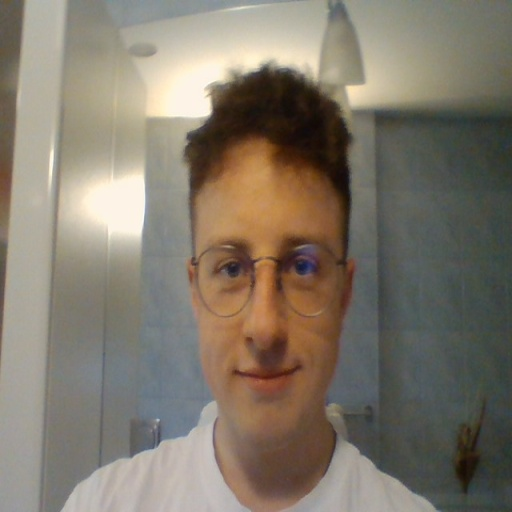
#> input picture ORV/app/gal.jpg, 512 x 512 px
$ python Predprocesiranje.py app
#> lines starting #> are read from the running program, lines starting #| are printed output that depends on the picture
import cv2, numpy as np
from pathlib import Path
import sys

if len(sys.argv) != 2:
    print("Error: Directory path argument required")
    sys.exit(1)

source_root = Path(sys.argv[1])
script_place = Path(__file__).parent

try:
    resolved_source = source_root.resolve()
    print(f"Looking for images in: {resolved_source}")
    if not resolved_source.exists() or not resolved_source.is_dir():
        print(f"Error: Directory '{resolved_source}' not found")
        sys.exit(1)
except Exception as e:
    print(f"Error resolving directory: {e}")
    sys.exit(1)

dst_dir = script_place / "1" / "predprocesirano"
dst_dir.mkdir(parents=True, exist_ok=True)

for src in resolved_source.glob("*.jpg"):
    img = cv2.imread(str(src))
#> img is the input picture: shape (512, 512, 3); mean B, G, R 107.1, 120.5, 129.1
    if img is None:
        continue
    denoise = cv2.GaussianBlur(img, (5, 5), 0)
    b, g, r = cv2.split(denoise)
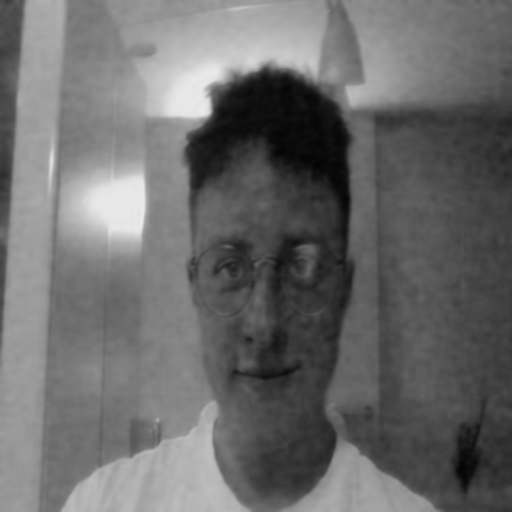
#> b: shape (512, 512); min 2, max 235, mean 107.1
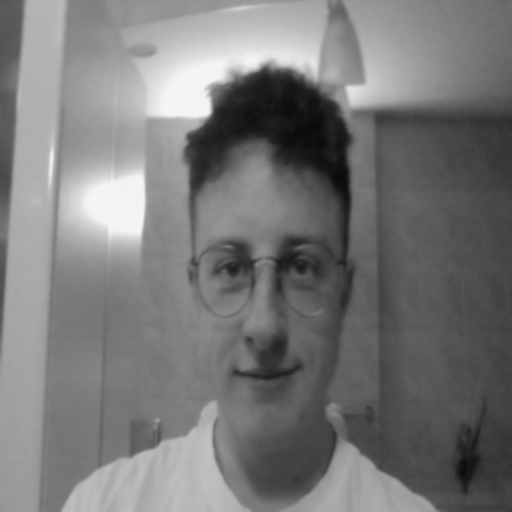
#> g: shape (512, 512); min 9, max 246, mean 120.5
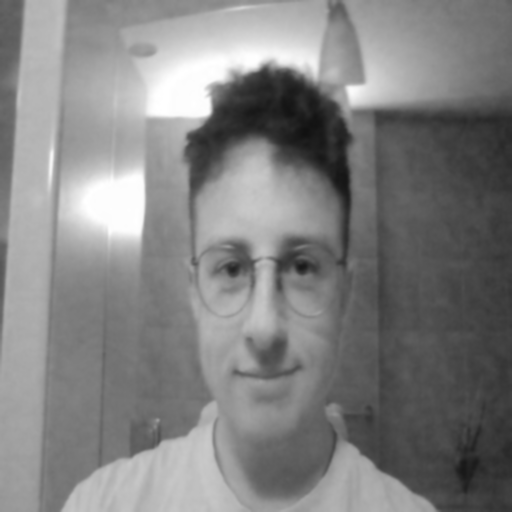
#> r: shape (512, 512); min 17, max 255, mean 129.1
    gray = np.clip(0.0722 * b + 0.7152 * g + 0.2126 * r, 0, 255).astype(np.uint8)
    cv2.imwrite(str(dst_dir / src.name), gray, [int(cv2.IMWRITE_JPEG_QUALITY), 95])
#> pass 2 of the loop `for src in resolved_source.glob("*.jpg"):`:
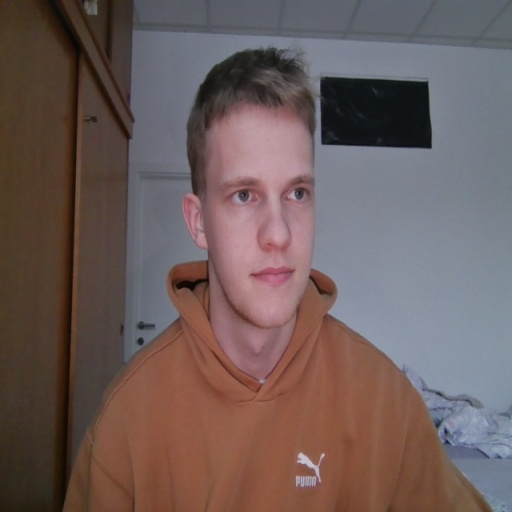
#> input picture ORV/app/jan.jpg, 512 x 512 px
#> img is the input picture: shape (512, 512, 3); mean B, G, R 91, 92.9, 109.6
#> `b, g, r = cv2.split(denoise)`:
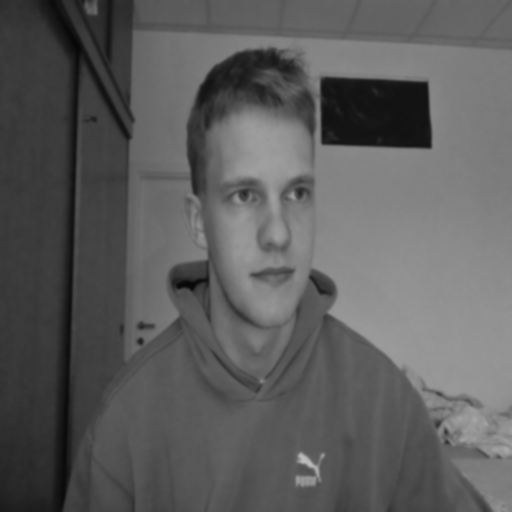
#> g: shape (512, 512); min 6, max 189, mean 92.9
#> `b, g, r = cv2.split(denoise)`:
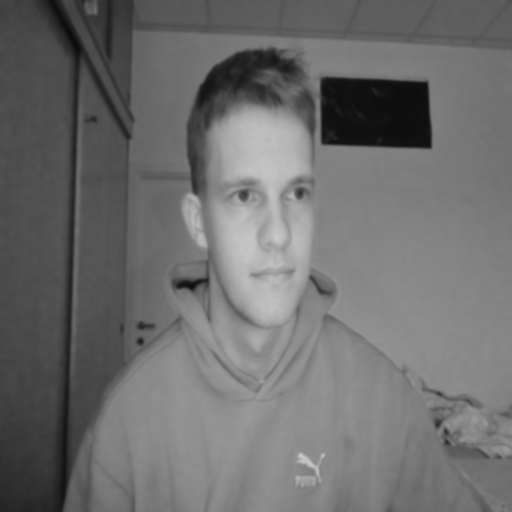
#> r: shape (512, 512); min 11, max 202, mean 109.6
